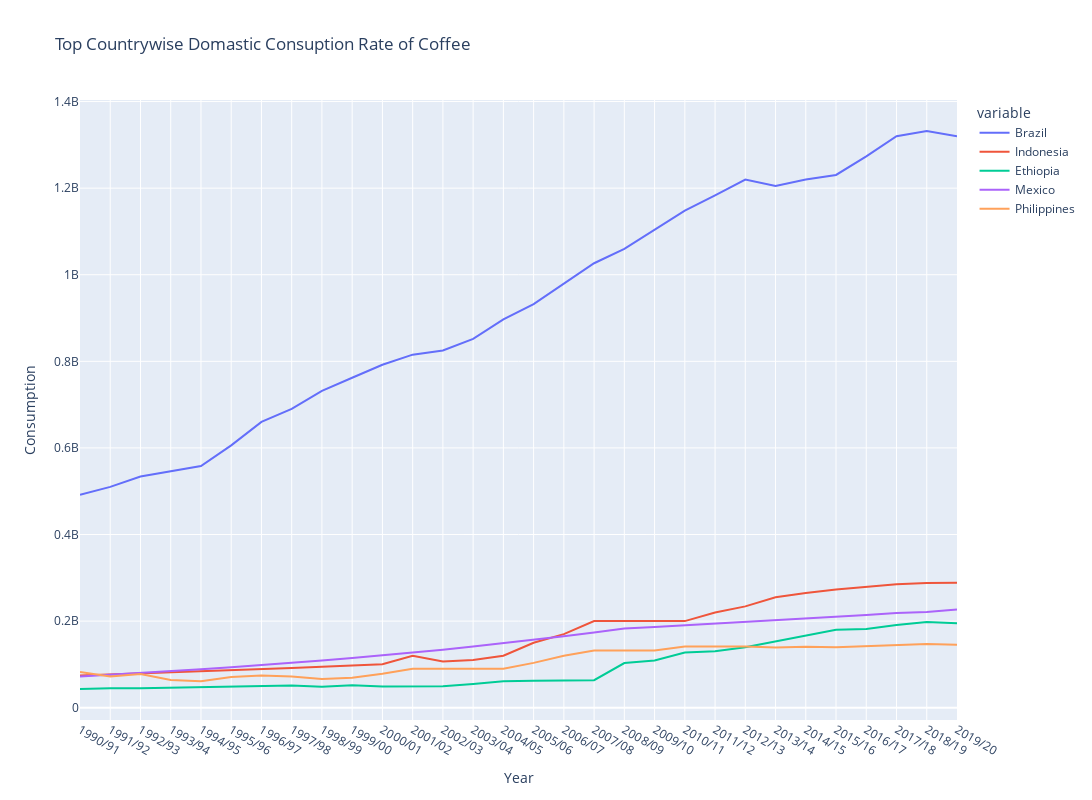

Here is the notebook cell this chart was saved with:
### Code cell
fig = px.line(top_consumption, x = top_consumption.index, y= top_consumption.columns[0:],labels={
                     "Country": "Countries",
                     "value": "Consumption"}, title='Top Countrywise Domastic Consuption Rate of Coffee',width=1600, height=800)
fig.show()

### Figure 1 — Plotly figure (JSON) as saved in the notebook; plotly's stock layout.template omitted (floating-point values rounded to 4 significant figures)
{"data": [{"hovertemplate": "variable=Brazil<br>Year=%{x}<br>Consumption=%{y}<extra></extra>", "legendgroup": "Brazil", "line": {"color": "#636efa", "dash": "solid"}, "marker": {"symbol": "circle"}, "mode": "lines", "name": "Brazil", "orientation": "v", "showlegend": true, "type": "scatter", "x": ["1990/91", "1991/92", "1992/93", "1993/94", "1994/95", "1995/96", "1996/97", "1997/98", "1998/99", "1999/00", "2000/01", "2001/02", "2002/03", "2003/04", "2004/05", "2005/06", "2006/07", "2007/08", "2008/09", "2009/10", "2010/11", "2011/12", "2012/13", "2013/14", "2014/15", "2015/16", "2016/17", "2017/18", "2018/19", "2019/20"], "xaxis": "x", "y": [492000000, 510000000, 534000000, 546000000, 558000000, 606000000, 660000000, 690000000, 732000000, 762000000, 792000000, 815400000, 825000000, 852000000, 896760000, 932280000, 979860000, 1026600000, 1059600000, 1103400000, 1147920000, 1183200000, 1219800000, 1205100000, 1219980000, 1230480000, 1273500000, 1319820000, 1332000000, 1320000000], "yaxis": "y"}, {"hovertemplate": "variable=Indonesia<br>Year=%{x}<br>Consumption=%{y}<extra></extra>", "legendgroup": "Indonesia", "line": {"color": "#EF553B", "dash": "solid"}, "marker": {"symbol": "circle"}, "mode": "lines", "name": "Indonesia", "orientation": "v", "showlegend": true, "type": "scatter", "x": ["1990/91", "1991/92", "1992/93", "1993/94", "1994/95", "1995/96", "1996/97", "1997/98", "1998/99", "1999/00", "2000/01", "2001/02", "2002/03", "2003/04", "2004/05", "2005/06", "2006/07", "2007/08", "2008/09", "2009/10", "2010/11", "2011/12", "2012/13", "2013/14", "2014/15", "2015/16", "2016/17", "2017/18", "2018/19", "2019/20"], "xaxis": "x", "y": [74520000, 76800000, 79140000, 81540000, 84000000, 86580000, 89160000, 91920000, 94680000, 97560000, 100560000, 120000000, 106740000, 109980000, 120000000, 150000000, 169980000, 199980000, 199980000, 199980000, 199980000, 220020000, 234000000, 255000000, 265020000, 273000000, 279000000, 285000000, 288000000, 288360000], "yaxis": "y"}, {"hovertemplate": "variable=Ethiopia<br>Year=%{x}<br>Consumption=%{y}<extra></extra>", "legendgroup": "Ethiopia", "line": {"color": "#00cc96", "dash": "solid"}, "marker": {"symbol": "circle"}, "mode": "lines", "name": "Ethiopia", "orientation": "v", "showlegend": true, "type": "scatter", "x": ["1990/91", "1991/92", "1992/93", "1993/94", "1994/95", "1995/96", "1996/97", "1997/98", "1998/99", "1999/00", "2000/01", "2001/02", "2002/03", "2003/04", "2004/05", "2005/06", "2006/07", "2007/08", "2008/09", "2009/10", "2010/11", "2011/12", "2012/13", "2013/14", "2014/15", "2015/16", "2016/17", "2017/18", "2018/19", "2019/20"], "xaxis": "x", "y": [43200000, 45000000, 45000000, 46200000, 47400000, 48600000, 49860000, 51180000, 48600000, 51720000, 49200000, 49260000, 49740000, 55020000, 61200000, 62400000, 63600000, 63600000, 103200000, 109200000, 127500000, 130500000, 139500000, 153000000, 168000000, 180000000, 181800000, 190800000, 198000000, 195000000], "yaxis": "y"}, {"hovertemplate": "variable=Mexico<br>Year=%{x}<br>Consumption=%{y}<extra></extra>", "legendgroup": "Mexico", "line": {"color": "#ab63fa", "dash": "solid"}, "marker": {"symbol": "circle"}, "mode": "lines", "name": "Mexico", "orientation": "v", "showlegend": true, "type": "scatter", "x": ["1990/91", "1991/92", "1992/93", "1993/94", "1994/95", "1995/96", "1996/97", "1997/98", "1998/99", "1999/00", "2000/01", "2001/02", "2002/03", "2003/04", "2004/05", "2005/06", "2006/07", "2007/08", "2008/09", "2009/10", "2010/11", "2011/12", "2012/13", "2013/14", "2014/15", "2015/16", "2016/17", "2017/18", "2018/19", "2019/20"], "xaxis": "x", "y": [72000000, 75840000, 79860000, 84120000, 88560000, 93300000, 98220000, 103440000, 108960000, 114720000, 120840000, 127260000, 134040000, 141180000, 148680000, 156540000, 164880000, 173640000, 182880000, 186540000, 190260000, 194100000, 197940000, 201900000, 205980000, 210060000, 214260000, 218580000, 221100000, 226860000], "yaxis": "y"}, {"hovertemplate": "variable=Philippines<br>Year=%{x}<br>Consumption=%{y}<extra></extra>", "legendgroup": "Philippines", "line": {"color": "#FFA15A", "dash": "solid"}, "marker": {"symbol": "circle"}, "mode": "lines", "name": "Philippines", "orientation": "v", "showlegend": true, "type": "scatter", "x": ["1990/91", "1991/92", "1992/93", "1993/94", "1994/95", "1995/96", "1996/97", "1997/98", "1998/99", "1999/00", "2000/01", "2001/02", "2002/03", "2003/04", "2004/05", "2005/06", "2006/07", "2007/08", "2008/09", "2009/10", "2010/11", "2011/12", "2012/13", "2013/14", "2014/15", "2015/16", "2016/17", "2017/18", "2018/19", "2019/20"], "xaxis": "x", "y": [82440000, 72000000, 78000000, 64200000, 61200000, 70740000, 74100000, 72060000, 66480000, 69000000, 78300000, 90000000, 90000000, 90000000, 90000000, 103500000, 120000000, 132000000, 132000000, 132000000, 141240000, 141240000, 141240000, 139260000, 140820000, 139740000, 141600000, 144000000, 147000000, 145500000], "yaxis": "y"}], "layout": {"height": 800, "legend": {"title": {"text": "variable"}, "tracegroupgap": 0}, "title": {"text": "Top Countrywise Domastic Consuption Rate of Coffee"}, "width": 1600, "xaxis": {"anchor": "y", "domain": [0, 1], "title": {"text": "Year"}}, "yaxis": {"anchor": "x", "domain": [0, 1], "title": {"text": "Consumption"}}}}
